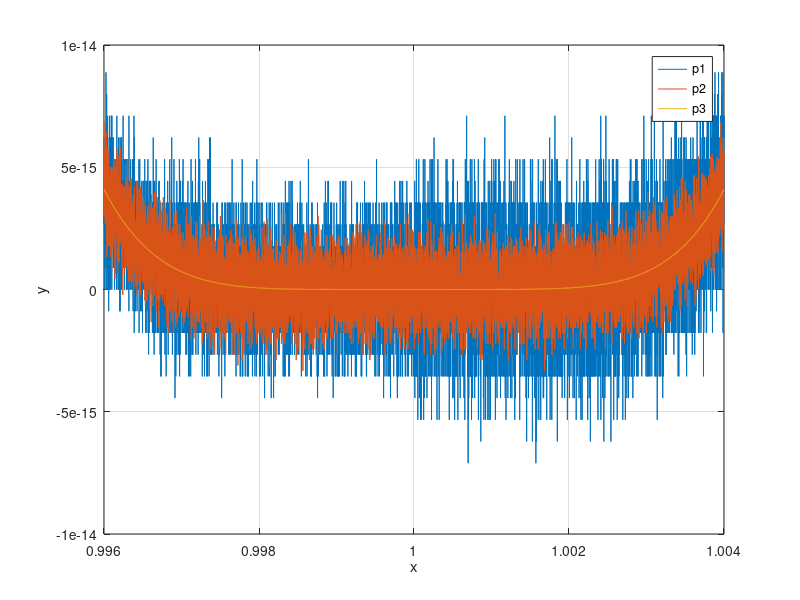

The MATLAB source for this figure:
x = linspace(0.996, 1.004, 10000);
p1 = (x - 1).^6;
p2 = x.^6 - 6 * x.^5 + 15 * x.^4 - 20 * x.^3 + 15 * x.^2 - 6 * x + 1;
p3 = 1 + x .* (-6 + x .* (15 + x .* (-20 + x .* (15 + x .* (-6 + x)))));

figure(1);
clf
plot(x, p2, x, p3, x, p1)
legend('p1', 'p2', 'p3')
grid on
xlabel('x')
ylabel('y')
